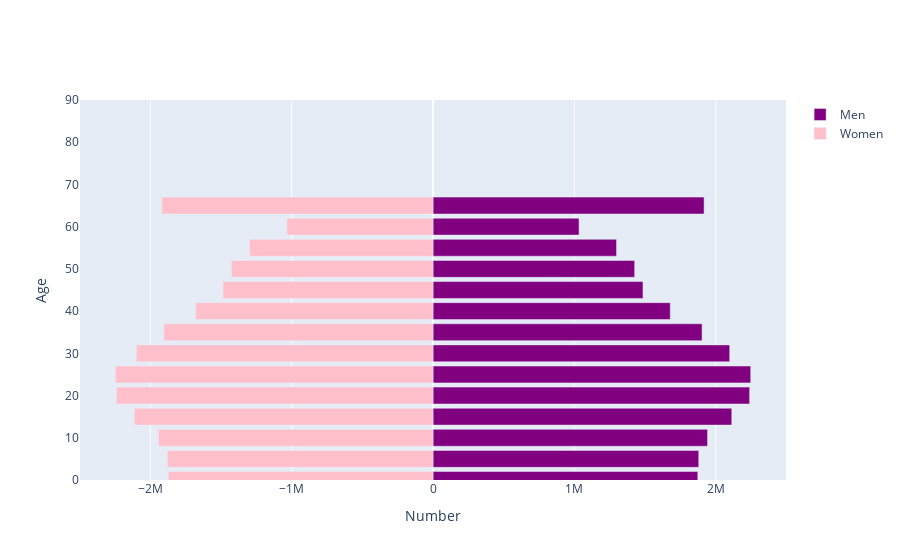

Notebook source saved alongside this figure:
### Markdown cell above
# Population Pyramids

### Code cell
year = 2020
place = 'COL'

country_df = population_dataframe(place)

plot_df = eg[eg.index == (year, place)]

plot_df = plot_df.drop(columns=plot_df.filter(regex="Totals").columns) # Removes the Total Columns

valid_ranges = get_valid_ranges()

valid_ranges_int = [(int(r[0]), r[1]) for r in valid_ranges]
valid_ranges_int

desired_ranges = []

prior = -1

stop = False

for r in valid_ranges_int:
    if not stop:
        if r[0] != prior and r[0] != 65: # We don't want duplicates
            desired_ranges += [r]
            prior = r[0]
        if r[1] == 'above': # We don't want to continue adding after we get an above
            stop = True
desired_ranges += [(65, 'above')]
        
vals = plot_df.filter(regex="Male").values[0]

range_dict = dict(zip(valid_ranges_int, vals))

x_m = [range_dict[r] for r in desired_ranges] 
y_m = [int(r[0]) for r in desired_ranges]

vals = plot_df.filter(regex="Male").values[0]

range_dict = dict(zip(valid_ranges_int, vals))

x_f = [range_dict[r] for r in desired_ranges] 
y_f = [int(r[0]) for r in desired_ranges]

x_f = [-x for x in x_f]

py.init_notebook_mode(connected=True)

layout = go.Layout(barmode='overlay',
                   yaxis=go.layout.YAxis(range=[0, 90], title='Age'),
                   xaxis=go.layout.XAxis(title='Number'))

bins = [go.Bar(x = x_m,
               y = y_m,
               orientation='h',
               name='Men',
               marker=dict(color='purple'),
               hoverinfo='skip'
               ),

        go.Bar(x = x_f,
               y= y_f,
               orientation='h',
               name='Women',
               marker=dict(color='pink'),
               hoverinfo='skip',
               )
        ]



py.iplot(dict(data=bins, layout=layout))

### Figure 1 — Plotly figure (JSON) as saved in the notebook; plotly's stock layout.template omitted (floating-point values rounded to 4 significant figures)
{"data": [{"hoverinfo": "skip", "marker": {"color": "purple"}, "name": "Men", "orientation": "h", "type": "bar", "x": [1873332, 1880087, 1942201, 2113654, 2239826, 2247557, 2098935, 1903638, 1678428, 1485492, 1426700, 1298498, 1033280, 1917962], "y": [0, 5, 10, 15, 20, 25, 30, 35, 40, 45, 50, 55, 60, 65]}, {"hoverinfo": "skip", "marker": {"color": "pink"}, "name": "Women", "orientation": "h", "type": "bar", "x": [-1873332, -1880087, -1942201, -2113654, -2239826, -2247557, -2098935, -1903638, -1678428, -1485492, -1426700, -1298498, -1033280, -1917962], "y": [0, 5, 10, 15, 20, 25, 30, 35, 40, 45, 50, 55, 60, 65]}], "layout": {"barmode": "overlay", "xaxis": {"title": {"text": "Number"}}, "yaxis": {"range": [0, 90], "title": {"text": "Age"}}}}
